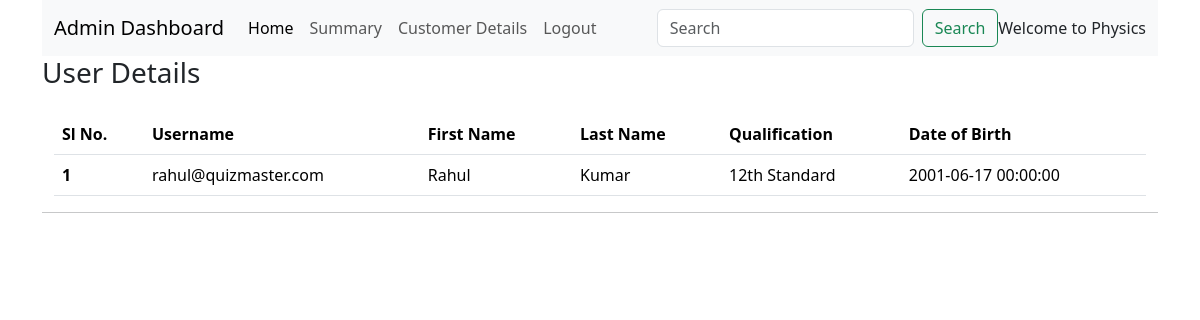
Before: /admin_user/Physics with the older database file.
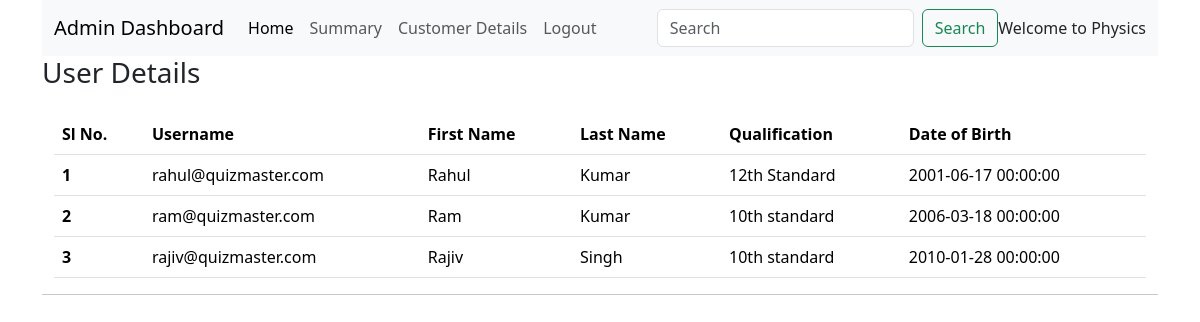
After: the same page with the newer database file.
### backend/models.py (models this page shows)
class User(db.Model):
  __tablename__="user"
  user_id=db.Column(db.Integer, primary_key=True)
  email=db.Column(db.String, db.ForeignKey("auth.email"), unique=True, nullable=False)
  f_name=db.Column(db.String, nullable=False)
  l_name=db.Column(db.String, nullable=False)
  qualification=db.Column(db.String)
  dob=db.Column(db.DateTime, nullable=False)
  scores=db.relationship("Scores", cascade="all,delete", backref="user", lazy=True)

### backend/controllers.py (the view)
@app.route('/admin_user/<string:name>', methods=['GET', 'POST'])
def admin_user(name):
  if request.method=="GET":
     users=db.session.query(User).all()
     return render_template("admin_user.html", users=users, name=name)

### templates/admin_user.html (shortened to what this page needs)
<!DOCTYPE html>
<html lang="en">
<head>
  <link href="https://cdn.jsdelivr.net/npm/bootstrap@5.3.3/dist/css/bootstrap.min.css" rel="stylesheet">
  <link href="https://cdn.jsdelivr.net/npm/bootstrap-icons/font/bootstrap-icons.css" rel="stylesheet">
  <link href="/static/style/admin_dashboard.css" rel="stylesheet">
</head>
<body>
  <div class="container new-container">
    <nav class="navbar navbar-expand-lg bg-body-tertiary">
      <div class="container-fluid">
        <a class="navbar-brand" href="#">Admin Dashboard</a>
        <div class="collapse navbar-collapse" id="navbarSupportedContent">
          <ul class="navbar-nav me-auto mb-2 mb-lg-0">
            <li class="nav-item">
              <a class="nav-link active" aria-current="page" href="/admin_dashboard/{{name}}">Home</a>
            </li>
            <li class="nav-item">
              <a class="nav-link" href="#">Summary</a>
            </li>
            <li class="nav-item">
              <a class="nav-link" href="/admin_user/{{name}}">Customer Details</a>
            </li>
            <li class="nav-item">
              <a class="nav-link" onclick="window.location.href='/'">Logout</a>
            </li>
          </ul>
          <form class="d-flex" role="search" method="POST" action="">
            <input class="form-control me-2" type="search" placeholder="Search" aria-label="Search">
            <button class="btn btn-outline-success" type="submit">Search</button>
          </form>
          <span class="nav=text">
            Welcome to {{name}}
          </span>
        </div>
      </div>
    </nav>
    <h3>User Details</h3>
    <div class="container new-container">
      <table class="table table-striped">
        <table class="table">
          <thead>
            <tr>
              <th scope="col">Sl No.</th>
              <th scope="col">Username</th>
              <th scope="col">First Name</th>
              <th scope="col">Last Name</th>
              <th scope="col">Qualification</th>
              <th scope="col">Date of Birth</th>
            </tr>
          </thead>
          <tbody>
            {% for user in users %}
            <tr>
              <th scope="row">{{loop.index}}</th>
              <td >{{user.email}}</td>
              <td >{{user.f_name}}</td>
              <td >{{user.l_name}}</td>
              <td >{{user.qualification}}</td>
              <td >{{user.dob}}</td>
              {% endfor %}
            </tr>
          </tbody>
        </table>
      </table>
    </div>
    <hr />
  </div>
</body>
</html>

### static/style/admin_dashboard.css (style rules this page uses)
li a { cursor: pointer; }

Changed rows visible on the page:
added User: email "ram@quizmaster.com", f_name "Ram", l_name "Kumar", qualification "10th standard", dob "2006-03-18 00:00:00"
added User: email "rajiv@quizmaster.com", f_name "Rajiv", l_name "Singh", qualification "10th standard", dob "2010-01-28 00:00:00"
